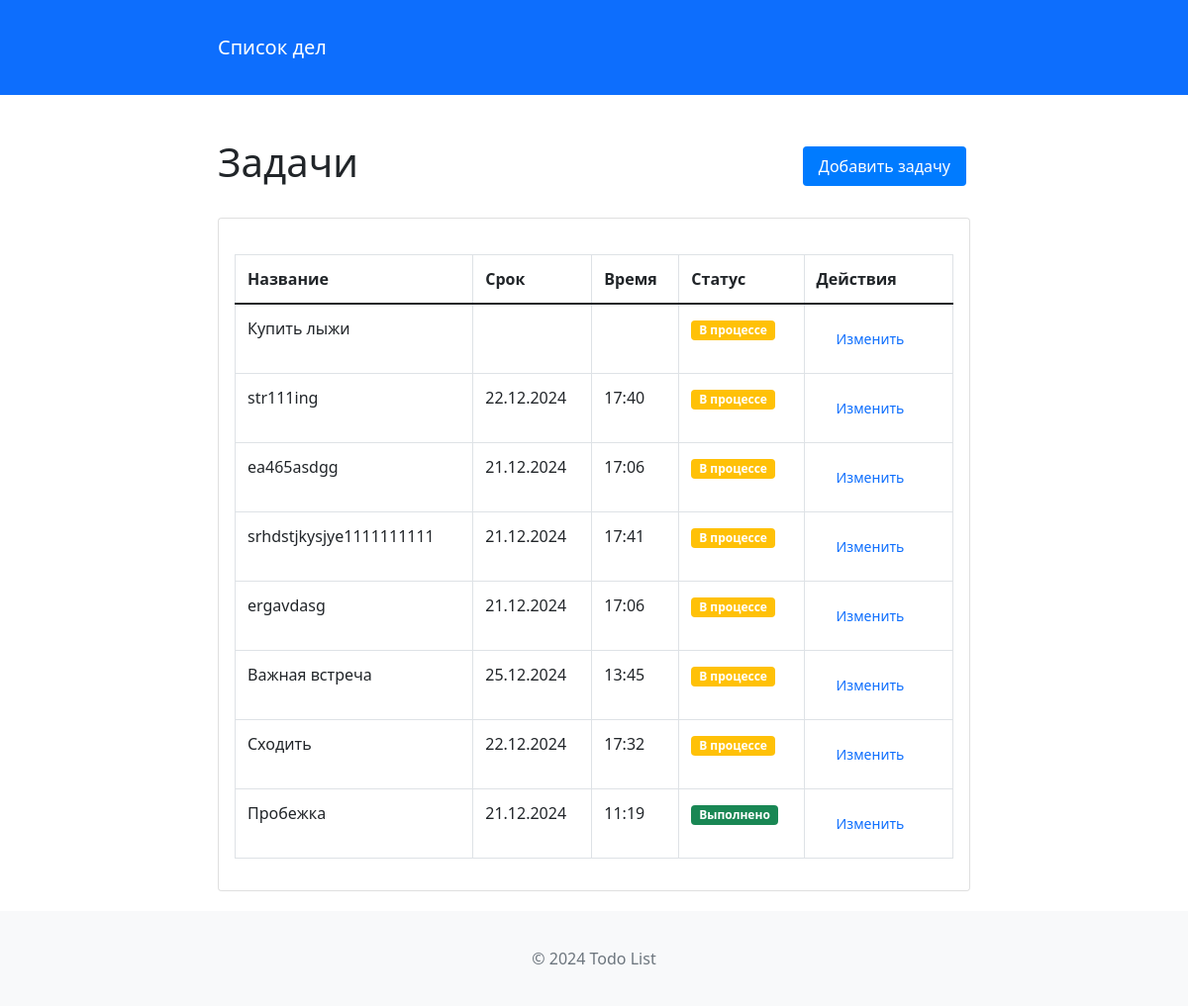
The page / on the database its author committed.
### models/task.py (models this page shows)
class Task(Base):
    __tablename__ = "tasks"
    id = Column(Integer, primary_key=True, index=True)
    created_date = Column(DateTime, default=datetime.utcnow)
    name = Column(String)
    due_date = Column(DateTime)
    lead_time = Column(Time)
    check_mark = Column(Boolean, default=False)
    slug = Column(String, unique=True, index=True)
    subtasks = relationship('Subtask', back_populates='task')

### routers/task.py (the view)
@router.get("/")
async def read_tasks(request: Request, db: Session = Depends(get_db)):
    tasks = db.query(Task).order_by(Task.created_date.desc()).all()
    return templates.TemplateResponse("tasks.html", {"request": request, "tasks": tasks})

### templates/tasks.html (shortened to what this page needs)
{% extends "base.html" %}
{% block content %}
<div class="d-flex justify-content-between align-items-center mb-4">
    <h1>Задачи</h1>
    <a href="{{ url_for('create_task_form') }}" class="btn btn-primary">
         Добавить задачу
    </a>
</div>
<div class="card">
    <div class="card-body">
        <div class="table-responsive">
            <table class="table table-hover">
                <thead>
                    <tr>
                        <th>Название</th>
                        <th>Срок</th>
                        <th>Время</th>
                        <th>Статус</th>
                        <th>Действия</th>
                    </tr>
                </thead>
                <tbody>
                    {% for task in tasks %}
                    <tr>
                        <td>{{ task.name }}</td>
                        <td>{% if task.due_date %}{{ task.due_date.strftime('%d.%m.%Y') }}{% endif %}</td>
                        <td>{% if task.lead_time %}{{ task.lead_time.strftime('%H:%M') }}{% endif %}</td>
                        <td>
                            {% if task.check_mark %}
                            <span class="badge bg-success">Выполнено</span>
                            {% else %}
                            <span class="badge bg-warning">В процессе</span>
                            {% endif %}
                        </td>
                        <td>
                            <a href="{{ url_for('edit_task_form', task_id=task.id) }}"
                               class="btn btn-sm btn-outline-primary">
                                Изменить
                            </a>
                        </td>
                    </tr>
                    {% else %}
                    <tr>
                        <td colspan="5" class="text-center">Нет задач</td>
                    </tr>
                    {% endfor %}
                </tbody>
            </table>
        </div>
    </div>
</div>
{% endblock %}

### templates/base.html (shortened to what this page needs)
<!DOCTYPE html>
<html lang="ru">
<head>
    <link href="https://cdn.jsdelivr.net/npm/bootstrap@5.1.3/dist/css/bootstrap.min.css" rel="stylesheet">
    <link href="{{ url_for('static', path='/styles.css') }}" rel="stylesheet">
</head>
<body>
    <nav class="navbar navbar-expand-lg navbar-dark bg-primary">
        <div class="container">
            <a class="navbar-brand" href="/">Список дел</a>
        </div>
    </nav>
    <div class="container mt-4">
        {% block content %}{% endblock %}
    </div>
    <footer class="footer mt-auto py-3 bg-light">
        <div class="container text-center">
            <span class="text-muted">&copy; 2024 Todo List</span>
        </div>
    </footer>
</body>
</html>

### static/styles.css (style rules this page uses)
.container { max-width: 800px; margin: 0 auto; padding: 20px; }
.btn { display: inline-block; padding: 8px 16px; margin: 4px; border: none; border-radius: 4px; cursor: pointer; text-decoration: none; }
.btn-primary { background-color: #007bff; color: white; }
.table { width: 100%; border-collapse: collapse; margin-top: 20px; }
.table th, .table td { padding: 12px; border: 1px solid #dee2e6; }

### rows shown on the page
Task: name "Купить лыжи", check_mark "В процессе"
Task: name "str111ing", due_date "22.12.2024", lead_time "17:40", check_mark "В процессе"
Task: name "ea465asdgg", due_date "21.12.2024", lead_time "17:06", check_mark "В процессе"
Task: name "srhdstjkysjye1111111111", due_date "21.12.2024", lead_time "17:41", check_mark "В процессе"
Task: name "ergavdasg", due_date "21.12.2024", lead_time "17:06", check_mark "В процессе"
Task: name "Важная встреча", due_date "25.12.2024", lead_time "13:45", check_mark "В процессе"
Task: name "Сходить", due_date "22.12.2024", lead_time "17:32", check_mark "В процессе"
Task: name "Пробежка", due_date "21.12.2024", lead_time "11:19", check_mark "Выполнено"
